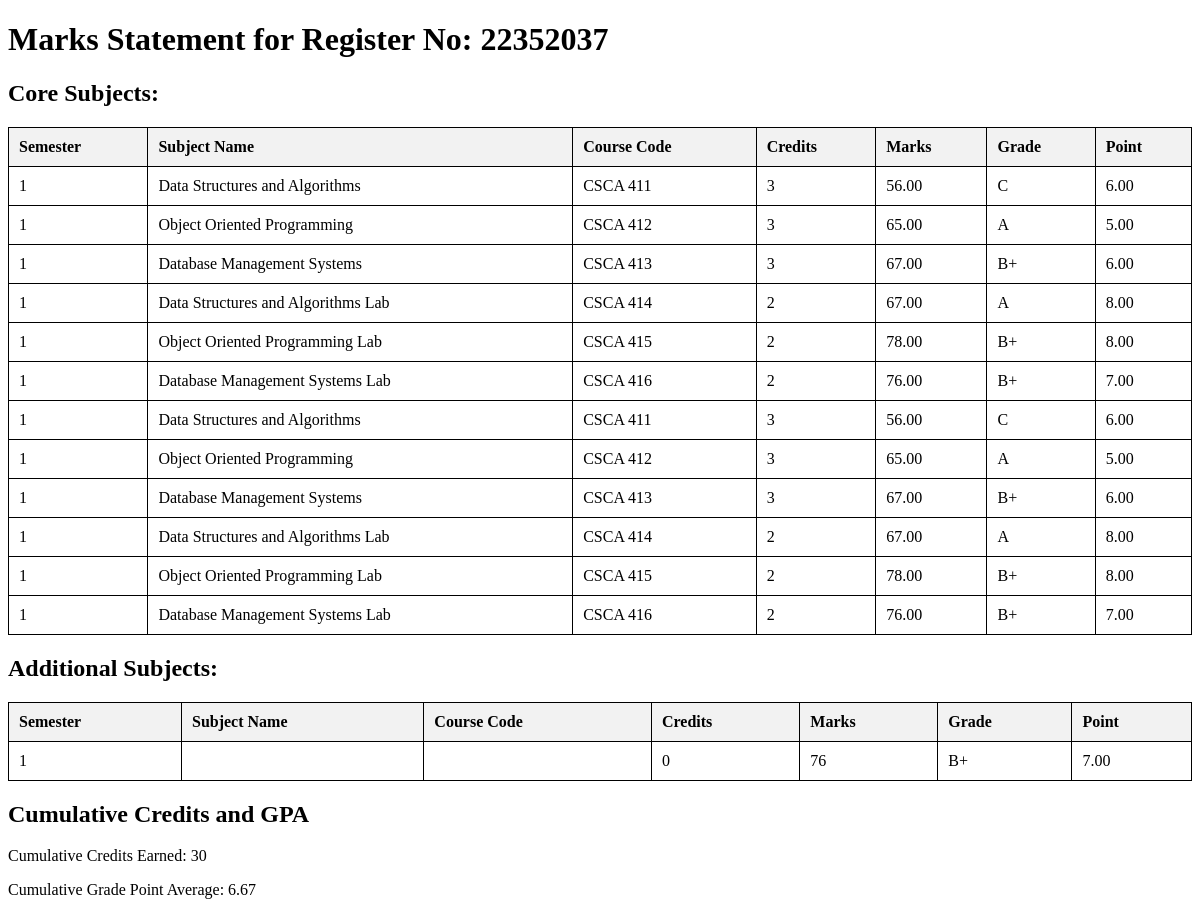
The app's page /fetch_marksheet.php?register_no=22352037 with its own data.
### tables this page shows
CREATE TABLE `core_subjects` (
  `id` int(11) NOT NULL,
  `register_no` varchar(20) NOT NULL,
  `subject_name` varchar(100) NOT NULL,
  `subject_code` varchar(20) NOT NULL,
  `credits` int(11) NOT NULL,
  `points` decimal(4,2) NOT NULL,
  `marks` decimal(5,2) NOT NULL,
  `grade` varchar(2) NOT NULL,
  `semester` int(11) NOT NULL,
  `created_at` timestamp NOT NULL DEFAULT current_timestamp()
);

CREATE TABLE `additional_subjects` (
  `id` int(11) NOT NULL,
  `register_no` varchar(20) DEFAULT NULL,
  `subject_name` varchar(100) DEFAULT NULL,
  `subject_code` varchar(20) DEFAULT NULL,
  `credits` int(11) DEFAULT NULL,
  `points` decimal(5,2) DEFAULT NULL,
  `marks` int(11) DEFAULT NULL,
  `grade` varchar(2) DEFAULT NULL,
  `semester` int(11) DEFAULT NULL
);

### fetch_marksheet.php (the view, shortened to what this page needs)
<?php
$servername = "localhost";
$username = "root";
$password = "";
$dbname = "university";
$conn = new mysqli($servername, $username, $password, $dbname);
$register_no = isset($_GET['register_no']) ? $_GET['register_no'] : '';
$core_sql = "SELECT * FROM core_subjects WHERE register_no = '$register_no'";
$core_result = $conn->query($core_sql);
$additional_sql = "SELECT * FROM additional_subjects WHERE register_no = '$register_no'";
$additional_result = $conn->query($additional_sql);
?>
<!DOCTYPE html>
<html>
<head>
</head>
<body>
    <h1>Marks Statement for Register No: <?php echo htmlspecialchars($register_no); ?></h1>
    <h2>Core Subjects:</h2>
    <table>
        <tr>
            <th>Semester</th>
            <th>Subject Name</th>
            <th>Course Code</th>
            <th>Credits</th>
            <th>Marks</th>
            <th>Grade</th>
            <th>Point</th>
        </tr>
        <?php
        if ($core_result->num_rows > 0) {
            while($row = $core_result->fetch_assoc()) {
                echo "<tr>
                        <td>{$row['semester']}</td>
                        <td>{$row['subject_name']}</td>
                        <td>{$row['subject_code']}</td>
                        <td>{$row['credits']}</td>
                        <td>{$row['marks']}</td>
                        <td>{$row['grade']}</td>
                        <td>{$row['points']}</td>
                      </tr>";
            }
        } else {
            echo "<tr><td colspan='7'>No core subject data found</td></tr>";
        }
        ?>
    </table>
    <h2>Additional Subjects:</h2>
    <table>
        <tr>
            <th>Semester</th>
            <th>Subject Name</th>
            <th>Course Code</th>
            <th>Credits</th>
            <th>Marks</th>
            <th>Grade</th>
            <th>Point</th>
        </tr>
        <?php
        if ($additional_result->num_rows > 0) {
            while($row = $additional_result->fetch_assoc()) {
                echo "<tr>
                        <td>{$row['semester']}</td>
                        <td>{$row['subject_name']}</td>
                        <td>{$row['subject_code']}</td>
                        <td>{$row['credits']}</td>
                        <td>{$row['marks']}</td>
                        <td>{$row['grade']}</td>
                        <td>{$row['points']}</td>
                      </tr>";
            }
        } else {
            echo "<tr><td colspan='7'>No additional subject data found</td></tr>";
        }
        ?>
    </table>
    <h2>Cumulative Credits and GPA</h2>
    <?php
    $cumulative_core_sql = "SELECT SUM(credits) AS total_credits, AVG(points) AS gpa FROM core_subjects WHERE register_no = '$register_no'";
    $cumulative_core_result = $conn->query($cumulative_core_sql);
    $cumulative_additional_sql = "SELECT SUM(credits) AS total_credits, AVG(points) AS gpa FROM additional_subjects WHERE register_no = '$register_no'";
    $cumulative_additional_result = $conn->query($cumulative_additional_sql);
    $total_credits = 0;
    $total_points = 0;
    $total_subjects = 0;
    if ($cumulative_core_result->num_rows > 0) {
        $core_row = $cumulative_core_result->fetch_assoc();
        $total_credits += $core_row['total_credits'];
        $total_points += $core_row['gpa'] * $core_row['total_credits'];
        $total_subjects += $core_row['total_credits'];
    }
    if ($cumulative_additional_result->num_rows > 0) {
        $additional_row = $cumulative_additional_result->fetch_assoc();
        $total_credits += $additional_row['total_credits'];
        $total_points += $additional_row['gpa'] * $additional_row['total_credits'];
        $total_subjects += $additional_row['total_credits'];
    }
    $cumulative_gpa = ($total_subjects > 0) ? ($total_points / $total_subjects) : 0;
    echo "<p>Cumulative Credits Earned: " . $total_credits . "</p>";
    echo "<p>Cumulative Grade Point Average: " . number_format($cumulative_gpa, 2) . "</p>";
    ?>
</body>
</html>

### fetch_marksheet.php (style rules this page uses)
table { width: 100%; border-collapse: collapse; }
table, th, td { border: 1px solid black; }
th, td { padding: 10px; text-align: left; }
th { background-color: #f2f2f2; }

### records on screen
core_subjects: semester "1", subject_name "Data Structures and Algorithms", subject_code "CSCA 411", credits "3", marks "56.00", grade "C", points "6.00"
core_subjects: semester "1", subject_name "Object Oriented Programming", subject_code "CSCA 412", credits "3", marks "65.00", grade "A", points "5.00"
core_subjects: semester "1", subject_name "Database Management Systems", subject_code "CSCA 413", credits "3", marks "67.00", grade "B+", points "6.00"
core_subjects: semester "1", subject_name "Data Structures and Algorithms Lab", subject_code "CSCA 414", credits "2", marks "67.00", grade "A", points "8.00"
core_subjects: semester "1", subject_name "Object Oriented Programming Lab", subject_code "CSCA 415", credits "2", marks "78.00", grade "B+", points "8.00"
core_subjects: semester "1", subject_name "Database Management Systems Lab", subject_code "CSCA 416", credits "2", marks "76.00", grade "B+", points "7.00"
core_subjects: semester "1", subject_name "Data Structures and Algorithms", subject_code "CSCA 411", credits "3", marks "56.00", grade "C", points "6.00"
core_subjects: semester "1", subject_name "Object Oriented Programming", subject_code "CSCA 412", credits "3", marks "65.00", grade "A", points "5.00"
core_subjects: semester "1", subject_name "Database Management Systems", subject_code "CSCA 413", credits "3", marks "67.00", grade "B+", points "6.00"
core_subjects: semester "1", subject_name "Data Structures and Algorithms Lab", subject_code "CSCA 414", credits "2", marks "67.00", grade "A", points "8.00"
core_subjects: semester "1", subject_name "Object Oriented Programming Lab", subject_code "CSCA 415", credits "2", marks "78.00", grade "B+", points "8.00"
core_subjects: semester "1", subject_name "Database Management Systems Lab", subject_code "CSCA 416", credits "2", marks "76.00", grade "B+", points "7.00"
additional_subjects: semester "1", credits "0", marks "76", grade "B+", points "7.00"

### other values on screen
$register_no "22352037"
$total_credits "30"
$cumulative_gpa "6.67"
